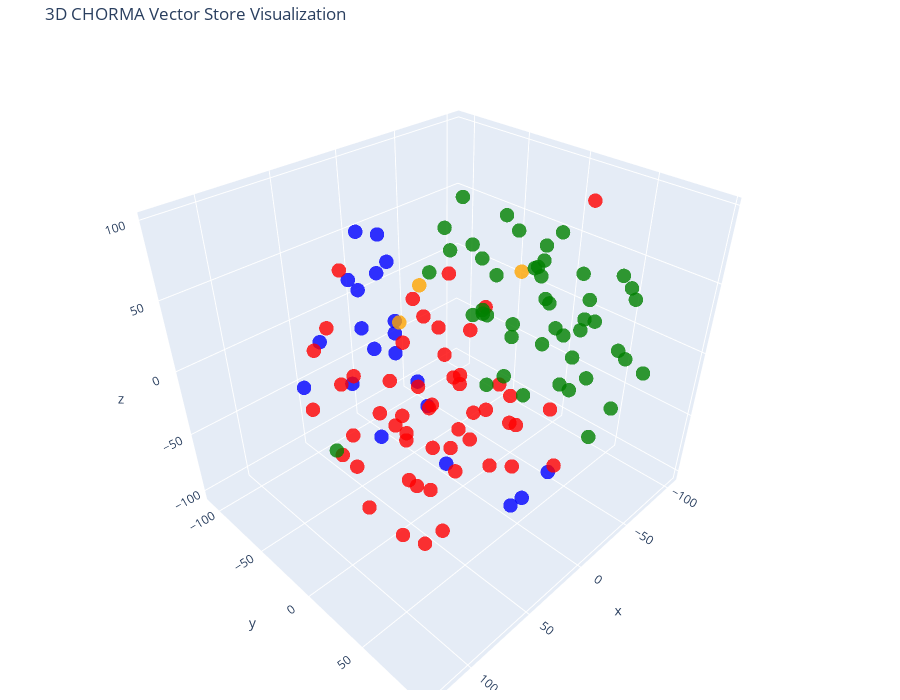

Notebook code for this chart:
### Code cell
# Visualize this in 3D 
tsne = TSNE(n_components=3, random_state=42)
reduced_vectors = tsne.fit_transform(vectors)

# Create the 3D scatter plot
fig = go.Figure(data=[go.Scatter3d(
    x=reduced_vectors[:, 0],
    y=reduced_vectors[:, 1],
    z=reduced_vectors[:, 2],
    mode='markers',
    marker=dict(size=5, color=colors, opacity=0.8),
    text=[f"Type: {t}<br>Text: {d[:100]}..." for t, d in zip(doc_types, documents)],
    hoverinfo='text'
)])

fig.update_layout(
    title='3D CHORMA Vector Store Visualization',
    scene=dict(xaxis_title='x', yaxis_title='y', zaxis_title='z'),
    width=900,
    height=700,
    margin=dict(r=20, b=10, l=10, t=40)
)

fig.show()

### Figure 1 — Plotly figure (JSON) as saved in the notebook; plotly's stock layout.template omitted (floating-point values rounded to 4 significant figures)
{"data": [{"hoverinfo": "text", "marker": {"color": ["blue", "blue", "blue", "blue", "blue", "blue", "blue", "blue", "blue", "blue", "blue", "blue", "blue", "blue", "blue", "blue", "blue", "blue", "blue", "blue", "blue", "red", "red", "red", "red", "red", "red", "red", "red", "red", "red", "red", "red", "red", "red", "red", "red", "red", "red", "red", "red", "red", "red", "red", "red", "red", "red", "red", "red", "red", "red", "red", "red", "red", "red", "red", "red", "red", "red", "red", "red", "red", "red", "red", "red", "red", "red", "red", "red", "red", "red", "red", "red", "orange", "orange", "orange", "green", "green", "green", "green", "green", "green", "green", "green", "green", "green", "green", "green", "green", "green", "green", "green", "green", "green", "green", "green", "green", "green", "green", "green", "green", "green", "green", "green", "green", "green", "green", "green", "green", "green", "green", "green", "green", "green", "green", "green", "green", "green", "green", "green", "green", "green", "green"], "opacity": 0.8, "size": 5}, "mode": "markers", "text": ["Type: products<br>Text: # Product Summary\n\n# Rellm: AI-Powered Enterprise Reinsurance Solution\n\n## Summary\n\nRellm is an inno...", "Type: products<br>Text: ### Seamless Integrations\nRellm's architecture is designed for effortless integration with existing ...", "Type: products<br>Text: ### Regulatory Compliance Tools\nRellm includes built-in compliance tracking features to help organiz...", "Type: products<br>Text: Join the growing number of organizations leveraging Rellm to enhance their reinsurance processes whi...", "Type: products<br>Text: Experience the future of reinsurance with Rellm, where innovation meets reliability. Let Insurellm h...", "Type: products<br>Text: # Product Summary\n\n# Markellm\n\n## Summary\n\nMarkellm is an innovative two-sided marketplace designed ...", "Type: products<br>Text: - **User-Friendly Interface**: Designed with user experience in mind, Markellm features an intuitive...", "Type: products<br>Text: - **Customer Support**: Our dedicated support team is always available to assist both consumers and ...", "Type: products<br>Text: ### For Insurance Companies:\n- **Basic Listing Fee**: $199/month for a featured listing on the platf...", "Type: products<br>Text: ### Q3 2025\n- Initiate a comprehensive marketing campaign targeting both consumers and insurers to i...", "Type: products<br>Text: # Product Summary\n\n# Homellm\n\n## Summary\nHomellm is an innovative home insurance product developed b...", "Type: products<br>Text: ### 2. Dynamic Pricing Model\nWith Homellm's innovative dynamic pricing model, insurance providers ca...", "Type: products<br>Text: ### 5. Multi-Channel Integration\nHomellm seamlessly integrates into existing insurance platforms, pr...", "Type: products<br>Text: - **Basic Tier:** Starting at $5,000/month for small insurers with basic integration features.\n- **S...", "Type: products<br>Text: All tiers include a comprehensive training program and ongoing updates to ensure optimal performance...", "Type: products<br>Text: With Homellm, Insurellm is committed to transforming the landscape of home insurance, ensuring both ...", "Type: products<br>Text: # Product Summary\n\n# Carllm\n\n## Summary\n\nCarllm is an innovative auto insurance product developed by...", "Type: products<br>Text: - **Instant Quoting**: With Carllm, insurance companies can offer near-instant quotes to customers, ...", "Type: products<br>Text: - **Mobile Integration**: Carllm is designed to work seamlessly with mobile applications, providing ...", "Type: products<br>Text: - **Professional Tier**: $2,500/month\n  - For medium-sized companies.\n  - All Basic Tier features pl...", "Type: products<br>Text: ### Q2 2025: Customer Experience Improvements\n- Launch of a new **mobile app** for end-users.\n- Intr...", "Type: contracts<br>Text: # Contract with GreenField Holdings for Markellm\n\n**Effective Date:** November 15, 2023  \n**Contract...", "Type: contracts<br>Text: ## Renewal\n1. **Automatic Renewal**: This contract will automatically renew for sequential one-year ...", "Type: contracts<br>Text: ## Features\n1. **AI-Powered Matching**: Access to advanced algorithms that connect GreenField Holdin...", "Type: contracts<br>Text: ## Support\n1. **Customer Support Access**: The Client will have access to dedicated support through ...", "Type: contracts<br>Text: **Signatures:**  \n_________________________                           _________________________  \n**...", "Type: contracts<br>Text: # Contract with Apex Reinsurance for Rellm: AI-Powered Enterprise Reinsurance Solution\n\n## Terms\n\n1....", "Type: contracts<br>Text: ## Renewal\n\n1. **Automatic Renewal**: This Agreement will automatically renew for successive one-yea...", "Type: contracts<br>Text: 2. **Seamless Integrations**: The architecture of Rellm allows for easy integration with existing sy...", "Type: contracts<br>Text: 1. **Technical Support**: Provider shall offer dedicated technical support to the Client via phone, ...", "Type: contracts<br>Text: **Insurellm, Inc.**  \n_____________________________  \nAuthorized Signature   \nDate: ________________...", "Type: contracts<br>Text: # Contract with Greenstone Insurance for Homellm\n\n---\n\n## Terms\n\n1. **Parties**: This Contract (\"Agr...", "Type: contracts<br>Text: 4. **Payment Terms**: \n   - The Customer shall pay an amount of $10,000 per month for the Standard T...", "Type: contracts<br>Text: ---\n\n## Features\n\n- **AI-Powered Risk Assessment**: Customer will have access to enhanced risk evalu...", "Type: contracts<br>Text: - **Customer Portal**: A dedicated portal will be provided, allowing the Customer's clients to manag...", "Type: contracts<br>Text: ______________________________  \n[Name], [Title]  \nDate: ______________________\n\n**For Greenstone In...", "Type: contracts<br>Text: # Contract with Roadway Insurance Inc. for Carllm\n\n---\n\n## Terms\n\n1. **Agreement Effective Date**: T...", "Type: contracts<br>Text: ---\n\n## Renewal\n\n1. **Automatic Renewal**: This agreement will automatically renew for an additional...", "Type: contracts<br>Text: ---\n\n## Features\n\n1. **Access to Core Features**: Roadway Insurance Inc. will have access to all Pro...", "Type: contracts<br>Text: ---\n\n## Support\n\n1. **Technical Support**: Roadway Insurance Inc. will receive priority technical su...", "Type: contracts<br>Text: # Contract with Stellar Insurance Co. for Rellm\n\n## Terms\nThis contract is made between **Insurellm*...", "Type: contracts<br>Text: ### Termination\nEither party may terminate this agreement with a **30-day written notice**. In the e...", "Type: contracts<br>Text: ## Features\nStellar Insurance Co. will receive access to the following features of the Rellm product...", "Type: contracts<br>Text: ## Support\nInsurellm provides Stellar Insurance Co. with the following support services:\n\n- **24/7 T...", "Type: contracts<br>Text: # Contract with TechDrive Insurance for Carllm\n\n**Contract Date:** October 1, 2024  \n**Contract Dura...", "Type: contracts<br>Text: ## Renewal\n\n1. **Automatic Renewal**: This contract shall automatically renew for additional one-yea...", "Type: contracts<br>Text: ## Support\n\n1. **Customer Support**: Insurellm will provide 24/7 customer support to TechDrive Insur...", "Type: contracts<br>Text: **TechDrive Insurance Representative:**  \nName: Sarah Johnson  \nTitle: Operations Director  \nDate: _...", "Type: contracts<br>Text: # Contract with Belvedere Insurance for Markellm\n\n## Terms\nThis Contract (\"Agreement\") is made and e...", "Type: contracts<br>Text: ## Renewal\n1. **Renewal Terms**: This Agreement may be renewed for additional one-year terms upon mu...", "Type: contracts<br>Text: ## Features\n1. **AI-Powered Matching**: Belvedere Insurance will benefit from Markellm's AI-powered ...", "Type: contracts<br>Text: ## Support\n1. **Technical Support**: Technical support will be available from 9 AM to 7 PM EST, Mond...", "Type: contracts<br>Text: **Belvedere Insurance**  \nSignature: ______________________  \nName: [Authorized Signatory]  \nTitle: ...", "Type: contracts<br>Text: # Contract with Velocity Auto Solutions for Carllm\n\n**Contract Date:** October 1, 2023  \n**Contract ...", "Type: contracts<br>Text: ## Renewal\n\n1. **Automatic Renewal**: This contract will automatically renew for successive 12-month...", "Type: contracts<br>Text: ## Support\n\n1. **Customer Support**: Velocity Auto Solutions will have access to Insurellm’s custome...", "Type: contracts<br>Text: # Contract with GreenValley Insurance for Homellm\n\n**Contract Date:** October 6, 2023  \n**Contract N...", "Type: contracts<br>Text: 4. **Confidentiality:** Both parties agree to maintain the confidentiality of proprietary informatio...", "Type: contracts<br>Text: 1. **AI-Powered Risk Assessment:** Access to advanced AI algorithms for real-time risk evaluations.\n...", "Type: contracts<br>Text: 3. **Regular Updates:** Insurellm will offer ongoing updates and enhancements to the Homellm platfor...", "Type: contracts<br>Text: # Contract with EverGuard Insurance for Rellm: AI-Powered Enterprise Reinsurance Solution\n\n**Contrac...", "Type: contracts<br>Text: 4. **Usage Rights**: EverGuard Insurance is granted a non-exclusive, non-transferable license to acc...", "Type: contracts<br>Text: 1. **Core Functionality**: Rellm provides EverGuard Insurance with advanced AI-driven analytics, sea...", "Type: contracts<br>Text: 1. **Customer Support**: Insurellm will provide EverGuard Insurance with 24/7 customer support, incl...", "Type: contracts<br>Text: ---\n\n**Signatures**  \n**For Insurellm**: __________________________  \n**Name**: John Smith  \n**Title...", "Type: contracts<br>Text: # Contract with BrightWay Solutions for Markellm\n\n**Contract Date:** October 5, 2023  \n**Contract ID...", "Type: contracts<br>Text: 3. **Service Level Agreement (SLA):**  \n   Insurellm commits to a 99.9% uptime for the platform with...", "Type: contracts<br>Text: 2. **Real-Time Quote Availability:**  \n   Consumers sourced via BrightWay Solutions will receive rea...", "Type: contracts<br>Text: 3. **Training and Onboarding:**  \n   Insurellm agrees to provide one free training session on how to...", "Type: contracts<br>Text: # Contract with Pinnacle Insurance Co. for Homellm\n\n## Terms\nThis contract (\"Contract\") is entered i...", "Type: contracts<br>Text: ## Renewal\n1. **Renewal Terms**: At the end of the initial term, this Contract shall automatically r...", "Type: contracts<br>Text: ## Features\n1. **AI-Powered Risk Assessment**: Utilized for tailored underwriting decisions specific...", "Type: contracts<br>Text: ## Support\n1. **Technical Support**: Insurellm shall provide 24/7 technical support via an email and...", "Type: company<br>Text: # Overview of Insurellm\n\nInsurellm is an innovative insurance tech firm with 200 employees across th...", "Type: company<br>Text: # Careers at Insurellm\n\nInsurellm is hiring! We are looking for talented software engineers, data sc...", "Type: company<br>Text: # About Insurellm\n\nInsurellm was founded by Avery Lancaster in 2015 as an insurance tech startup des...", "Type: employees<br>Text: # HR Record\n\n# Alex Chen\n\n## Summary\n- **Date of Birth:** March 15, 1990  \n- **Job Title:** Backend ...", "Type: employees<br>Text: ## Annual Performance History\n- **2020:**  \n  - Completed onboarding successfully.  \n  - Met expecta...", "Type: employees<br>Text: ## Compensation History\n- **2020:** Base Salary: $80,000  \n- **2021:** Base Salary Increase to $90,0...", "Type: employees<br>Text: Alex Chen continues to be a vital asset at Insurellm, contributing significantly to innovative backe...", "Type: employees<br>Text: # HR Record\n\n# Oliver Spencer\n\n## Summary\n- **Date of Birth**: May 14, 1990  \n- **Job Title**: Backe...", "Type: employees<br>Text: ## Annual Performance History\n- **2018**: **3/5** - Adaptable team player but still learning to take...", "Type: employees<br>Text: ## Compensation History\n- **March 2018**: Initial salary of $80,000.\n- **July 2019**: Salary increas...", "Type: employees<br>Text: # HR Record\n\n# Emily Tran\n\n## Summary\n- **Date of Birth:** March 18, 1991  \n- **Job Title:** Digital...", "Type: employees<br>Text: - **January 2017 - May 2018**: Marketing Intern  \n  - Supported the Marketing team by collaborating ...", "Type: employees<br>Text: - **2021**:  \n  - Performance Rating: Meets Expectations  \n  - Key Achievements: Contributed to the ...", "Type: employees<br>Text: - **Professional Development Goals**:  \n  - Emily Tran aims to become a Marketing Manager within the...", "Type: employees<br>Text: # HR Record\n\n# Jordan Blake\n\n## Summary\n- **Date of Birth:** March 15, 1993  \n- **Job Title:** Sales...", "Type: employees<br>Text: ## Annual Performance History\n- **2021:** First year at Insurellm; achieved 90% of monthly targets. ...", "Type: employees<br>Text: ## Other HR Notes\n- Jordan has shown an interest in continuing education, actively participating in ...", "Type: employees<br>Text: # Avery Lancaster\n\n## Summary\n- **Date of Birth**: March 15, 1985  \n- **Job Title**: Co-Founder & Ch...", "Type: employees<br>Text: - **2010 - 2013**: Business Analyst at Edge Analytics  \n  Prior to joining Innovate, Avery worked as...", "Type: employees<br>Text: - **2018**: **Exceeds Expectations**  \n  Under Avery’s pivoted vision, Insurellm launched two new su...", "Type: employees<br>Text: - **2022**: **Satisfactory**  \n  Avery focused on rebuilding team dynamics and addressing employee c...", "Type: employees<br>Text: ## Compensation History\n- **2015**: $150,000 base salary + Significant equity stake  \n- **2016**: $1...", "Type: employees<br>Text: ## Other HR Notes\n- **Professional Development**: Avery has actively participated in leadership trai...", "Type: employees<br>Text: # HR Record\n\n# Maxine Thompson\n\n## Summary\n- **Date of Birth:** January 15, 1991  \n- **Job Title:** ...", "Type: employees<br>Text: ## Insurellm Career Progression\n- **January 2017 - October 2018**: **Junior Data Engineer**  \n  * Ma...", "Type: employees<br>Text: ## Annual Performance History\n- **2017**: *Meets Expectations*  \n  Maxine showed potential in her ro...", "Type: employees<br>Text: - **2021**: *Exceeds Expectations*  \n  Maxine spearheaded the transition to a new data warehousing s...", "Type: employees<br>Text: ## Compensation History\n- **2017**: $70,000 (Junior Data Engineer)  \n- **2018**: $75,000 (Junior Dat...", "Type: employees<br>Text: # Samantha Greene\n\n## Summary\n- **Date of Birth:** October 14, 1990\n- **Job Title:** HR Generalist\n-...", "Type: employees<br>Text: ## Annual Performance History\n- **2020:** Exceeds Expectations  \n  Samantha Greene demonstrated exce...", "Type: employees<br>Text: ## Compensation History\n- **2020:** Base Salary - $55,000  \n  The entry-level salary matched industr...", "Type: employees<br>Text: - **2023:** Base Salary - $70,000  \n  Recognized for substantial improvement in employee relations m...", "Type: employees<br>Text: # HR Record\n\n# Alex Thomson\n\n## Summary\n- **Date of Birth:** March 15, 1995  \n- **Job Title:** Sales...", "Type: employees<br>Text: ## Annual Performance History  \n- **2022** - Rated as \"Exceeds Expectations.\" Alex Thomson achieved ...", "Type: employees<br>Text: ## Other HR Notes\n- Alex Thomson is an active member of the Diversity and Inclusion committee at Ins...", "Type: employees<br>Text: # HR Record\n\n# Samuel Trenton\n\n## Summary\n- **Date of Birth:** April 12, 1989  \n- **Job Title:** Sen...", "Type: employees<br>Text: ## Annual Performance History\n- **2023:** Rating: 4.5/5  \n  *Samuel exceeded expectations, successfu...", "Type: employees<br>Text: ## Compensation History\n- **2023:** Base Salary: $115,000 + Bonus: $15,000  \n  *Annual bonus based o...", "Type: employees<br>Text: - **Engagement in Company Culture:** Regularly participates in team-building events and contributes ...", "Type: employees<br>Text: # HR Record\n\n# Alex Harper\n\n## Summary\n- **Date of Birth**: March 15, 1993  \n- **Job Title**: Sales ...", "Type: employees<br>Text: ## Annual Performance History  \n- **2021**:  \n  - **Performance Rating**: 4.5/5  \n  - **Key Achievem...", "Type: employees<br>Text: - **2022**:  \n  - **Base Salary**: $65,000 (Promotion to Senior SDR)  \n  - **Bonus**: $13,000 (20% o...", "Type: employees<br>Text: # HR Record\n\n# Jordan K. Bishop\n\n## Summary\n- **Date of Birth:** March 15, 1990\n- **Job Title:** Fro...", "Type: employees<br>Text: ## Annual Performance History\n- **2019:** Exceeds Expectations - Continuously delivered high-quality...", "Type: employees<br>Text: ## Compensation History\n- **June 2018:** Starting Salary - $85,000\n- **June 2019:** Salary Increase ...", "Type: employees<br>Text: ## Other HR Notes\n- Jordan K. Bishop has been an integral part of club initiatives, including the In...", "Type: employees<br>Text: # HR Record\n\n# Emily Carter\n\n## Summary\n- **Date of Birth:** August 12, 1990  \n- **Job Title:** Acco...", "Type: employees<br>Text: - **2017-2019:** Marketing Intern  \n  - Assisted with market research and campaign development for s...", "Type: employees<br>Text: ## Compensation History\n| Year | Base Salary | Bonus         | Total Compensation |\n|------|--------...", "Type: employees<br>Text: Emily Carter exemplifies the kind of talent that drives Insurellm's success and is an invaluable ass..."], "type": "scatter3d", "x": [65.87, 58.31, 52.91, 3.786, -36.36, 27.71, 20.95, 32.34, -21.82, 21.61, 6.208, -11.61, 14.6, -4.24, -6.146, 8.558, 54.7, 69.23, 90.7, 94.42, 32.9, -21.03, 72.84, -55.34, -40.17, -17.66, 43.45, 72.03, 68.28, 45.8, -20.52, -33.34, -63.41, -28.17, -22.7, -4.896, 107.7, 87.79, -58.8, 65.72, 55.29, 71.17, -69.33, 35.66, 88.85, 92.67, -57.13, 62.34, -3.138, 77.0, 59.31, 17.39, 5.867, 94.42, -14.89, -0.8602, 7.149, 46.83, -29.5, -9.448, 35.63, 43.1, 57.19, 35.68, 17.43, 13.03, 41.6, 23.35, 15.62, 22.87, 55.78, -44.17, 27.86, 23.34, 14.52, -103.1, -14.04, -50.67, -44.9, 39.42, -24.77, -30.31, -39.44, -51.44, -34.57, -84.05, -51.9, -43.26, -49.05, 19.34, 9.222, -3.079, 9.262, 17.14, -89.16, 22.73, -42.59, -31.44, -22.47, -13.9, -51.87, -48.81, -44.26, -71.06, -7.58, 126.8, -94.84, 53.71, -23.32, -83.58, -76.45, -6.783, -69.11, -65.52, -93.63, -15.73, -28.69, -104.4, 7.478, -61.76, -53.68, -72.3, 14.4], "y": [48.73, 26.55, -78.87, -67.17, 44.71, 73.05, 59.81, -40.36, -68.59, -74.03, -59.29, -79.9, -83.79, -109.3, -90.1, -55.89, -21.48, -25.85, -44.39, 29.35, -70.39, -24.87, 17.85, -47.87, -49.5, 23.61, 34.02, 24.42, 10.24, -6.031, 11.02, -10.86, -14.03, -78.33, -15.8, 39.3, -11.55, 5.587, -73.02, -51.52, -48.53, -25.6, 35.45, -31.7, 2.193, -9.42, 26.77, 12.38, -36.98, 42.22, -42.85, -12.64, 13.09, -24.1, 63.59, -19.41, -50.51, 79.36, -53.99, 15.24, 28.73, 53.39, -53.82, -5.447, 12.07, -16.94, -2.502, -8.839, 2.675, -59.5, 35.63, -84.79, -30.09, -34.55, -25.29, -42.53, -17.61, 17.47, -63.43, 9.558, 95.94, 12.03, 28.43, 93.86, -28.17, 23.39, -35.3, 62.01, 21.03, 85.36, 54.18, 33.25, 13.77, 31.6, 1.923, 50.42, 77.01, -15.29, 3.085, 0.8046, -6.259, 77.91, 48.85, 30.57, 48.93, 34.49, -3.429, 65.16, 73.79, -15.77, 4.089, 90.69, 71.63, 0.7794, 53.9, 71.01, 31.74, 17.2, 76.36, 69.42, -17.37, 35.81, 0.3061], "z": [-13.01, 10.68, 0.9106, 44.78, -89.31, -48.76, -69.4, 82.74, -64.2, 69.38, -20.75, -22.3, -8.09, 3.704, 23.89, 7.461, 24.05, 4.076, 2.702, 11.85, 41.74, -43.06, -87.93, -25.03, -60.02, -47.31, -43.13, -37.52, -7.059, -35.94, -24.28, -64.7, -70.48, -0.4523, -88.62, -32.56, 14.33, -61.98, 9.873, 29.63, -57.62, -60.15, 95.32, -14.36, 34.22, -26.5, -56.61, 47.88, -60.92, -73.35, 69.06, -33.03, -31.48, 40.53, -57.17, -6.072, -92.45, -7.496, -13.92, -85.05, -18.24, 79.18, -17.51, -5.081, 3.311, -75.1, -81.41, -102.0, -61.47, -63.51, -83.62, -24.73, -46.12, 22.4, 48.69, 6.13, 98.28, 66.86, 53.28, 80.33, 35.35, 81.72, 6.418, 11.14, 57.12, 37.15, 38.37, 36.24, 32.05, 35.85, 6.436, 30.87, 42.61, 53.68, -16.17, 24.95, 72.58, 16.18, 52.15, 27.93, 0.1213, -22.46, -21.3, -18.21, 84.5, 25.73, 53.41, 43.17, 11.78, 26.52, 10.26, -12.35, 44.26, 40.62, 34.95, 46.9, 60.1, 6.745, 56.66, 10.41, 74.35, 13.46, 80.93]}], "layout": {"height": 700, "margin": {"b": 10, "l": 10, "r": 20, "t": 40}, "scene": {"xaxis": {"title": {"text": "x"}}, "yaxis": {"title": {"text": "y"}}, "zaxis": {"title": {"text": "z"}}}, "title": {"text": "3D CHORMA Vector Store Visualization"}, "width": 900}}
